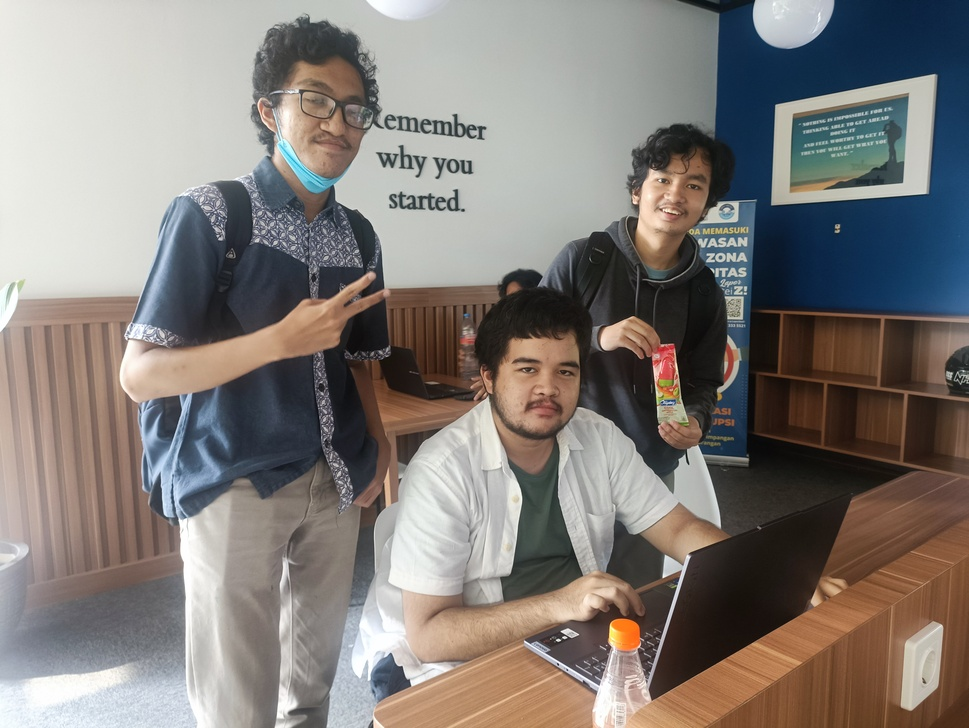
#> input picture src/react-flask-app/src/img/Foto_kelompok.jpg, 969 x 728 px, shrunk from 4624 x 3472 before the run
$ python -i color.py   (imports and definitions only)
#> lines starting #> are read from the running program, lines starting #| are printed output that depends on the picture
#> further down, picture is the input picture: shape (728, 969, 3); mean B, G, R 120, 124.1, 129.9
import cv2 as cv
import numpy as np
import os
from numba import njit, prange

# [32 lines left out: function bgr2hsv, not called in this run]

def block_histograms(hsv_image):
    height, width = hsv_image.shape[:2]
#> height = 728; width = 969

    # Mendapat dimensi block, mungkin kehilangan 1-3 piksel ujung
    block_height = height // 4
#> block_height = 182
    block_width = width // 4
#> block_width = 242

    block_histograms = []

    for i in prange(4):
        for j in prange(4):
            # Definisi indeks block saat ini
            y_start, y_end = i * block_height, (i + 1) * block_height
            x_start, x_end = j * block_width, (j + 1) * block_width

            # Mengambil data untuk block
            block = hsv_image[y_start:y_end, x_start:x_end]

            # Menghitung histogram block
            hist = calcHis_hsv(block)
            cv.normalize(hist, hist).flatten()
            block_histograms.append(hist)
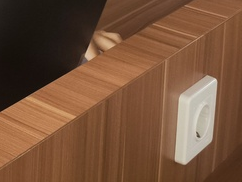
#> block: shape (182, 242, 3); mean B, G, R 57.4, 81.8, 117.7
#> after the loop, block_histograms = 16 items

    return block_histograms

def calcHis_hsv(hsv_block):
    # memisahkan setiap channels
    h_unnormalized, s_unnormalized, v_unnormalized = hsv_block[...,0], hsv_block[...,1], hsv_block[...,2]

    # menghitung histogram setiap channels
    hist_h = cv.calcHist([h_unnormalized], [0], None, [90], [0, 180]).flatten()
    hist_s = cv.calcHist([s_unnormalized], [0], None, [50], [0, 100]).flatten()
    hist_v = cv.calcHist([v_unnormalized], [0], None, [50], [0, 100]).flatten()

    return np.concatenate((hist_h, hist_s, hist_v))

# [45 lines left out: functions color_similarity, color_based, not called in this run]

# [39 lines of commented-out code are left out]

>>> import cv2
>>> picture = cv2.imread('../src/img/Foto_kelompok.jpg')
>>> result = block_histograms(picture)
#> result = 16 items
